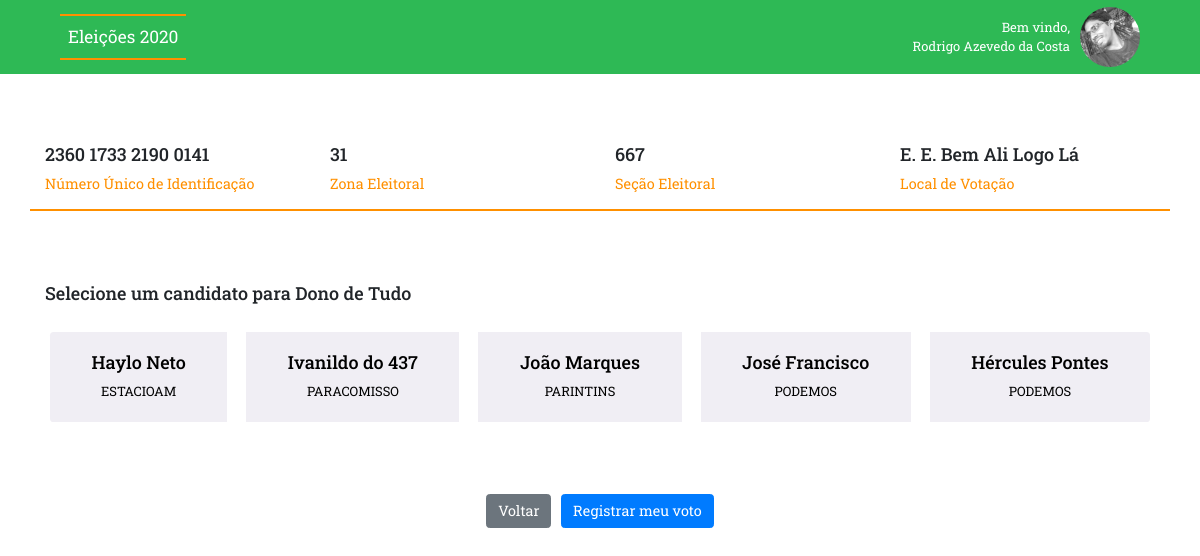
The app's page /voto.php (signed in) with its own data.
### tables this page shows
CREATE TABLE `eleitor` (
  `id` int(5) NOT NULL,
  `nome` varchar(80) NOT NULL,
  `cpf` int(15) NOT NULL,
  `sexo` varchar(20) NOT NULL,
  `email` varchar(80) NOT NULL,
  `senha` varchar(8) NOT NULL,
  `numero` varchar(20) NOT NULL,
  `secao` int(5) NOT NULL,
  `zona` int(5) NOT NULL,
  `local` varchar(50) NOT NULL
);

CREATE TABLE `candidato` (
  `id` int(10) NOT NULL,
  `nome` varchar(50) NOT NULL,
  `partido` varchar(20) NOT NULL,
  `numero` int(2) NOT NULL
);

### voto.php (the view, shortened to what this page needs)
<?php
    $link = mysqli_connect("localhost", "root", "", "eleicao_db");
    $login = $_SESSION['login'];
    $query = 'SELECT * FROM eleitor WHERE cpf = '.$login.' ';
    $result = mysqli_query($link, $query);
    $dados = mysqli_fetch_assoc($result);
    $query2 = 'SELECT * FROM candidato';
    $result2 = mysqli_query($link, $query2);
    $candidato = mysqli_fetch_assoc($result2);
?>
<!doctype html>
<html lang="pt-br">
<head>
    <link rel="stylesheet" href="https://stackpath.bootstrapcdn.com/bootstrap/4.5.2/css/bootstrap.min.css">
    <link rel="stylesheet" href="https://maxcdn.bootstrapcdn.com/font-awesome/4.7.0/css/font-awesome.min.css">
    <link rel="stylesheet" href="css/general.css">
    <link rel="stylesheet" href="css/voto.css">
</head>
<body>
    <nav class="navbar fixed-top" id="mainNav">
        <div class="container home-top">
          <div class="container">
            <a href="home.php">
            <div class="container-logo">Eleições 2020</div>
          </a>
            <div class="info">
                <div class="info-text">
                    <span>Bem vindo, </span>
                    <span><?php echo $dados['nome']; ?></span>
                </div>
                <div class="info-img"></div>
            </div>
        </div>
    </nav>
    <div class="container" style="margin-top: 10rem;">
      <div class="row voto-itens">
        <div class="col">
          <h5><?php echo $dados['numero']; ?></h5>
          <span>Número Único de Identificação</span>
        </div>
        <div class="col">
          <h5><?php echo $dados['zona']; ?></h5>
          <span>Zona Eleitoral</span>
        </div>
        <div class="col">
          <h5><?php echo $dados['secao']; ?></h5>
          <span>Seção Eleitoral</span>
        </div>
        <div class="col">
          <h5><?php echo $dados['local']; ?></h5>
          <span>Local de Votação</span>
        </div>
      </div>
      <h5>Selecione um candidato para Dono de Tudo</h5>
      <form name="formVotacao" method="post" action="php/confirmarVoto.php">
        <div class="row" style="margin-bottom: 5rem;">
          <div class="btn-group btn-group-toggle" data-toggle="buttons">
          <?php do { ?>
            <label class="btn btn-secondary voto-candidatos">
                <h5><?php echo $candidato['nome']; ?></h5>
                <span><?php echo $candidato['partido']; ?></span>
            </label>
          <?php } while ($candidato = mysqli_fetch_assoc($result2)); ?>
          </div>
        </div>
        <div class="row voto-button">
          <a class="btn btn-secondary" href="home.php" role="button">Voltar</a>
          <button type="button" class="btn btn-primary" data-toggle="modal" data-target="#exampleModal">
            Registrar meu voto
          </button>
        </div>
      </form>
    </div>
</body>
</html>

### css/general.css (style rules this page uses)
* { font-family: 'Roboto Slab', serif; font-size: 0.9rem; }
.navbar { background-color: #2EB955; color: white; }
.container-logo { border-top:2px solid #FF9000; border-bottom:2px solid #FF9000; font-size: 1.2rem; padding: 8px; }
.home-top, .home-content { display: flex; flex-direction: row; justify-content: space-between; align-items: center; }
.info-text { display: flex; flex-direction: column; align-items: flex-end; }
.info { display: flex; flex-direction: row; align-items: center; }
.info-img { width: 60px; height: 60px; border-radius: 50%; margin-left: 10px; background-image: url('../img/perfil.jpg'); background-position: center; background-repeat: no-repeat; background-size: cover; }
a, a:hover { text-decoration: none; color: white; }

### css/voto.css (style rules this page uses)
.voto-itens { border-bottom: 2px solid #FF9000; padding-bottom: 1rem; margin-bottom: 5rem; }
.voto-itens span { color: #FF9000; font-size: 1rem; }
.btn-group-toggle { width: 100%; display: flex; flex-direction: row; justify-content: space-between; flex-wrap: wrap; }
.voto-candidatos { margin: 20px; padding: 20px; background-color: #F0EEF4; color: black; border: none; }
.voto-button { display: flex; flex-direction: row; justify-content: center; align-items: center; }
.voto-button .btn-primary { margin-left: 10px; }

### records on screen
eleitor: nome "Rodrigo Azevedo da Costa", numero "2360 1733 2190 0141", zona "31", secao "667", local "E. E. Bem Ali Logo Lá"
candidato: nome "Haylo Neto", partido "ESTACIOAM"
candidato: nome "Ivanildo do 437", partido "PARACOMISSO"
candidato: nome "João Marques", partido "PARINTINS"
candidato: nome "José Francisco", partido "PODEMOS"
candidato: nome "Hércules Pontes", partido "PODEMOS"
